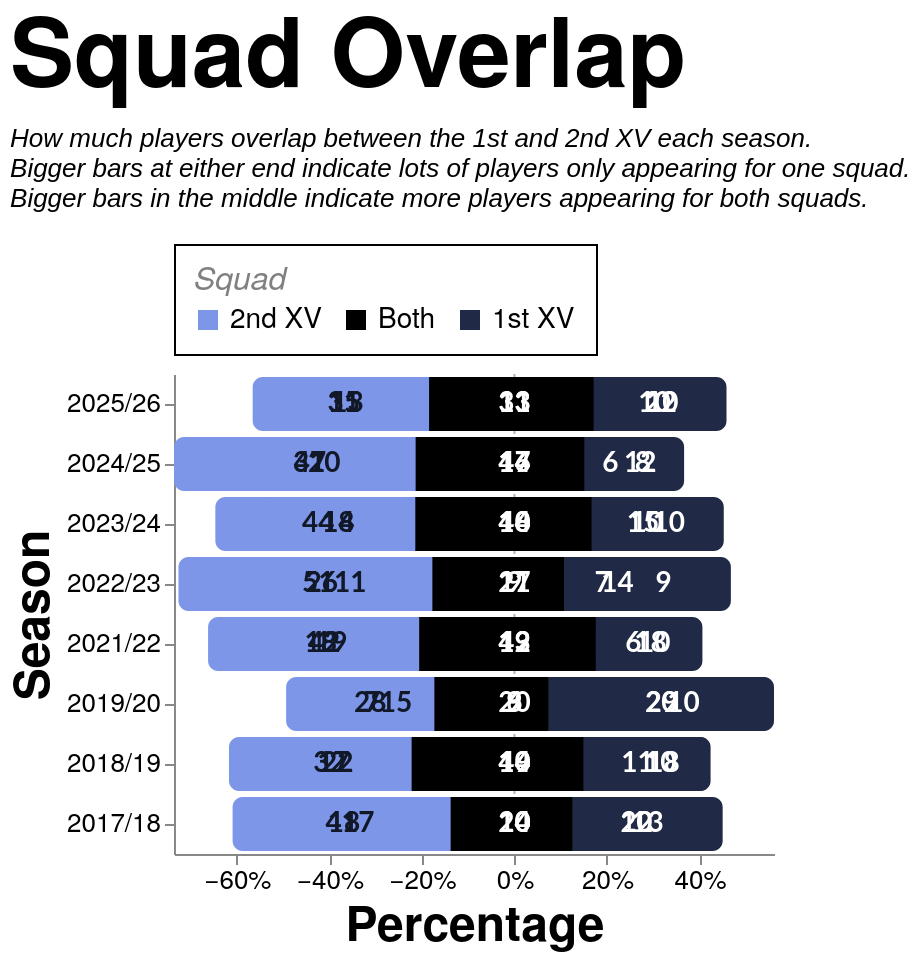

Source (Vega-Lite JSON):
### Vega-Lite specification from a JSON file in a GitHub repository (floating-point values rounded to 4 significant figures)
{"config": {"axis": {"labelFont": "PT Sans Narrow, Helvetica Neue, Helvetica, Arial, sans-serif", "titleFont": "PT Sans Narrow, Helvetica Neue, Helvetica, Arial, sans-serif", "labelFontSize": 13, "titleFontSize": 24, "gridColor": "#202947", "gridOpacity": 0.2, "zindex": 1}, "text": {"font": "Lato, sans-serif"}, "bar": {"cornerRadiusEnd": 5}, "header": {"labelFont": "PT Sans Narrow, Helvetica Neue, Helvetica, Arial, sans-serif", "titleFont": "PT Sans Narrow, Helvetica Neue, Helvetica, Arial, sans-serif", "labelFontSize": 24, "titleFontSize": 28, "labelFontWeight": "bold", "orient": "left"}, "legend": {"labelFont": "PT Sans Narrow, Helvetica Neue, Helvetica, Arial, sans-serif", "titleFont": "PT Sans Narrow, Helvetica Neue, Helvetica, Arial, sans-serif", "labelFontSize": 14, "titleFontSize": 16, "titlePadding": 5, "fillColor": "white", "strokeColor": "black", "padding": 10, "titleFontWeight": "lighter", "titleFontStyle": "italic", "titleColor": "gray", "offset": 10}, "title": {"font": "PT Sans Narrow, Helvetica Neue, Helvetica, Arial, sans-serif", "fontSize": 48, "fontWeight": "bold", "anchor": "start", "align": "center", "titlePadding": 20, "subtitlePadding": 10, "subtitleFontSize": 13, "subtitleColor": "", "subtitleFontStyle": "italic", "offset": 15, "color": "black"}, "axisX": {"labelAngle": 0}, "facet": {"title": null, "header": null, "align": {"row": "each", "column": "each"}, "spacing": 10}, "resolve": {"scale": {"y": "independent", "facet": "independent"}}, "background": "transparent", "scale": {"offsetBandPaddingOuter": 0.2, "offsetBandPaddingInner": 0.1}, "view": {"stroke": null, "background": "transparent"}}, "layer": [{"data": {"name": "data-d285a7403ed98ae579761d64a864032b"}, "mark": {"type": "rule", "color": "#000000", "opacity": 0.3, "size": 1, "strokeDash": [2, 2]}, "encoding": {"x": {"field": "x", "type": "quantitative"}}}, {"layer": [{"mark": {"type": "bar", "cornerRadiusBottomLeft": 5, "cornerRadiusBottomRight": 0, "cornerRadiusTopLeft": 5, "cornerRadiusTopRight": 0}, "encoding": {"color": {"field": "category", "legend": {"orient": "top", "title": "Squad", "values": ["2nd XV", "Both", "1st XV"]}, "scale": {"domain": ["1st XV", "Both", "2nd XV"], "range": ["#202946", "#000000", "#7d96e8"]}, "type": "nominal"}, "order": {"field": "render_priority", "sort": "ascending", "type": "quantitative"}, "tooltip": [{"field": "season", "title": "Season", "type": "ordinal"}, {"field": "unit", "title": "Unit", "type": "nominal"}, {"field": "category", "title": "Pattern", "type": "nominal"}, {"field": "category_group", "title": "Appearance", "type": "nominal"}, {"field": "players", "title": "Players", "type": "quantitative"}, {"field": "percentage", "format": ".1%", "title": "Percentage", "type": "quantitative"}], "x": {"axis": {"format": "%", "grid": false}, "field": "percentage_start", "scale": {"nice": false}, "title": "Percentage", "type": "quantitative"}, "x2": {"field": "percentage_end"}, "y": {"field": "season", "sort": "descending", "title": "Season", "type": "ordinal"}}, "transform": [{"filter": "datum.category === '2nd XV'"}]}, {"mark": {"type": "bar", "cornerRadiusBottomLeft": 0, "cornerRadiusBottomRight": 0, "cornerRadiusTopLeft": 0, "cornerRadiusTopRight": 0}, "encoding": {"color": {"field": "category", "legend": {"orient": "top", "title": "Squad", "values": ["2nd XV", "Both", "1st XV"]}, "scale": {"domain": ["1st XV", "Both", "2nd XV"], "range": ["#202946", "#000000", "#7d96e8"]}, "type": "nominal"}, "order": {"field": "render_priority", "sort": "ascending", "type": "quantitative"}, "tooltip": [{"field": "season", "title": "Season", "type": "ordinal"}, {"field": "unit", "title": "Unit", "type": "nominal"}, {"field": "category", "title": "Pattern", "type": "nominal"}, {"field": "category_group", "title": "Appearance", "type": "nominal"}, {"field": "players", "title": "Players", "type": "quantitative"}, {"field": "percentage", "format": ".1%", "title": "Percentage", "type": "quantitative"}], "x": {"axis": {"format": "%", "grid": false}, "field": "percentage_start", "scale": {"nice": false}, "title": "Percentage", "type": "quantitative"}, "x2": {"field": "percentage_end"}, "y": {"field": "season", "sort": "descending", "title": "Season", "type": "ordinal"}}, "transform": [{"filter": "datum.category === 'Both'"}]}, {"mark": {"type": "bar", "cornerRadiusBottomLeft": 0, "cornerRadiusBottomRight": 5, "cornerRadiusTopLeft": 0, "cornerRadiusTopRight": 5}, "encoding": {"color": {"field": "category", "legend": {"orient": "top", "title": "Squad", "values": ["2nd XV", "Both", "1st XV"]}, "scale": {"domain": ["1st XV", "Both", "2nd XV"], "range": ["#202946", "#000000", "#7d96e8"]}, "type": "nominal"}, "order": {"field": "render_priority", "sort": "ascending", "type": "quantitative"}, "tooltip": [{"field": "season", "title": "Season", "type": "ordinal"}, {"field": "unit", "title": "Unit", "type": "nominal"}, {"field": "category", "title": "Pattern", "type": "nominal"}, {"field": "category_group", "title": "Appearance", "type": "nominal"}, {"field": "players", "title": "Players", "type": "quantitative"}, {"field": "percentage", "format": ".1%", "title": "Percentage", "type": "quantitative"}], "x": {"axis": {"format": "%", "grid": false}, "field": "percentage_start", "scale": {"nice": false}, "title": "Percentage", "type": "quantitative"}, "x2": {"field": "percentage_end"}, "y": {"field": "season", "sort": "descending", "title": "Season", "type": "ordinal"}}, "transform": [{"filter": "datum.category === '1st XV'"}]}], "data": {"name": "data-86a4bc82cef5b394445a147d99f92586"}}, {"data": {"name": "data-86a4bc82cef5b394445a147d99f92586"}, "mark": {"type": "text", "align": "center", "baseline": "middle", "fontSize": 14, "fontWeight": "bold"}, "encoding": {"color": {"field": "label_color", "legend": null, "scale": null, "type": "nominal"}, "text": {"field": "players", "format": ".0f", "type": "quantitative"}, "x": {"field": "label_position", "type": "quantitative"}, "y": {"field": "season", "sort": "descending", "title": "Season", "type": "ordinal"}}, "transform": [{"filter": "datum.percentage >= 0.035"}]}], "height": {"step": 30}, "resolve": {"scale": {"x": "shared"}}, "title": {"text": "Squad Overlap", "subtitle": ["How much players overlap between the 1st and 2nd XV each season.", "Bigger bars at either end indicate lots of players only appearing for one squad.", "Bigger bars in the middle indicate more players appearing for both squads."]}, "width": 300, "$schema": "https://vega.github.io/schema/vega-lite/v5.20.1.json", "datasets": {"data-d285a7403ed98ae579761d64a864032b": [{"x": 0}], "data-86a4bc82cef5b394445a147d99f92586": [{"type_code": -1, "season": "2017/18", "unit": "Total", "category": "2nd XV", "players": 41, "category_group": "One squad", "render_priority": 0, "percentage": 0.4713, "percentage_end": -0.1379, "percentage_start": -0.6092, "label_position": -0.3736, "label_color": "#111827", "unit_order": 0}, {"type_code": 0, "season": "2017/18", "unit": "Total", "category": "Both", "players": 24, "category_group": "Both squads", "render_priority": 1, "percentage": 0.2759, "percentage_end": 0.1379, "percentage_start": -0.1379, "label_position": -5.551e-17, "label_color": "white", "unit_order": 0}, {"type_code": 1, "season": "2017/18", "unit": "Total", "category": "1st XV", "players": 22, "category_group": "One squad", "render_priority": 0, "percentage": 0.2529, "percentage_end": 0.3908, "percentage_start": 0.1379, "label_position": 0.2644, "label_color": "white", "unit_order": 0}, {"type_code": -1, "season": "2017/18", "unit": "Forwards", "category": "2nd XV", "players": 18, "category_group": "One squad", "render_priority": 0, "percentage": 0.4737, "percentage_end": -0.1316, "percentage_start": -0.6053, "label_position": -0.3684, "label_color": "#111827", "unit_order": 1}, {"type_code": 0, "season": "2017/18", "unit": "Forwards", "category": "Both", "players": 10, "category_group": "Both squads", "render_priority": 1, "percentage": 0.2632, "percentage_end": 0.1316, "percentage_start": -0.1316, "label_position": -2.776e-17, "label_color": "white", "unit_order": 1}, {"type_code": 1, "season": "2017/18", "unit": "Forwards", "category": "1st XV", "players": 10, "category_group": "One squad", "render_priority": 0, "percentage": 0.2632, "percentage_end": 0.3947, "percentage_start": 0.1316, "label_position": 0.2632, "label_color": "white", "unit_order": 1}, {"type_code": -1, "season": "2017/18", "unit": "Backs", "category": "2nd XV", "players": 17, "category_group": "One squad", "render_priority": 0, "percentage": 0.425, "percentage_end": -0.125, "percentage_start": -0.55, "label_position": -0.3375, "label_color": "#111827", "unit_order": 2}, {"type_code": 0, "season": "2017/18", "unit": "Backs", "category": "Both", "players": 10, "category_group": "Both squads", "render_priority": 1, "percentage": 0.25, "percentage_end": 0.125, "percentage_start": -0.125, "label_position": 0.0, "label_color": "white", "unit_order": 2}, {"type_code": 1, "season": "2017/18", "unit": "Backs", "category": "1st XV", "players": 13, "category_group": "One squad", "render_priority": 0, "percentage": 0.325, "percentage_end": 0.45, "percentage_start": 0.125, "label_position": 0.2875, "label_color": "white", "unit_order": 2}, {"type_code": -1, "season": "2018/19", "unit": "Total", "category": "2nd XV", "players": 32, "category_group": "One squad", "render_priority": 0, "percentage": 0.3556, "percentage_end": -0.2222, "percentage_start": -0.5778, "label_position": -0.4, "label_color": "#111827", "unit_order": 0}, {"type_code": 0, "season": "2018/19", "unit": "Total", "category": "Both", "players": 40, "category_group": "Both squads", "render_priority": 1, "percentage": 0.4444, "percentage_end": 0.2222, "percentage_start": -0.2222, "label_position": 1.11e-16, "label_color": "white", "unit_order": 0}, {"type_code": 1, "season": "2018/19", "unit": "Total", "category": "1st XV", "players": 18, "category_group": "One squad", "render_priority": 0, "percentage": 0.2, "percentage_end": 0.4222, "percentage_start": 0.2222, "label_position": 0.3222, "label_color": "white", "unit_order": 0}, {"type_code": -1, "season": "2018/19", "unit": "Forwards", "category": "2nd XV", "players": 22, "category_group": "One squad", "render_priority": 0, "percentage": 0.4681, "percentage_end": -0.1489, "percentage_start": -0.617, "label_position": -0.383, "label_color": "#111827", "unit_order": 1}, {"type_code": 0, "season": "2018/19", "unit": "Forwards", "category": "Both", "players": 14, "category_group": "Both squads", "render_priority": 1, "percentage": 0.2979, "percentage_end": 0.1489, "percentage_start": -0.1489, "label_position": 0.0, "label_color": "white", "unit_order": 1}, {"type_code": 1, "season": "2018/19", "unit": "Forwards", "category": "1st XV", "players": 11, "category_group": "One squad", "render_priority": 0, "percentage": 0.234, "percentage_end": 0.383, "percentage_start": 0.1489, "label_position": 0.266, "label_color": "white", "unit_order": 1}, {"type_code": -1, "season": "2018/19", "unit": "Backs", "category": "2nd XV", "players": 17, "category_group": "One squad", "render_priority": 0, "percentage": 0.3696, "percentage_end": -0.2065, "percentage_start": -0.5761, "label_position": -0.3913, "label_color": "#111827", "unit_order": 2}, {"type_code": 0, "season": "2018/19", "unit": "Backs", "category": "Both", "players": 19, "category_group": "Both squads", "render_priority": 1, "percentage": 0.413, "percentage_end": 0.2065, "percentage_start": -0.2065, "label_position": -8.327e-17, "label_color": "white", "unit_order": 2}, {"type_code": 1, "season": "2018/19", "unit": "Backs", "category": "1st XV", "players": 10, "category_group": "One squad", "render_priority": 0, "percentage": 0.2174, "percentage_end": 0.4239, "percentage_start": 0.2065, "label_position": 0.3152, "label_color": "white", "unit_order": 2}, {"type_code": -1, "season": "2019/20", "unit": "Total", "category": "2nd XV", "players": 28, "category_group": "One squad", "render_priority": 0, "percentage": 0.3636, "percentage_end": -0.1299, "percentage_start": -0.4935, "label_position": -0.3117, "label_color": "#111827", "unit_order": 0}, {"type_code": 0, "season": "2019/20", "unit": "Total", "category": "Both", "players": 20, "category_group": "Both squads", "render_priority": 1, "percentage": 0.2597, "percentage_end": 0.1299, "percentage_start": -0.1299, "label_position": 0.0, "label_color": "white", "unit_order": 0}, {"type_code": 1, "season": "2019/20", "unit": "Total", "category": "1st XV", "players": 29, "category_group": "One squad", "render_priority": 0, "percentage": 0.3766, "percentage_end": 0.5065, "percentage_start": 0.1299, "label_position": 0.3182, "label_color": "white", "unit_order": 0}, {"type_code": -1, "season": "2019/20", "unit": "Forwards", "category": "2nd XV", "players": 15, "category_group": "One squad", "render_priority": 0, "percentage": 0.3659, "percentage_end": -0.07317, "percentage_start": -0.439, "label_position": -0.2561, "label_color": "#111827", "unit_order": 1}, {"type_code": 0, "season": "2019/20", "unit": "Forwards", "category": "Both", "players": 6, "category_group": "Both squads", "render_priority": 1, "percentage": 0.1463, "percentage_end": 0.07317, "percentage_start": -0.07317, "label_position": 1.388e-17, "label_color": "white", "unit_order": 1}, {"type_code": 1, "season": "2019/20", "unit": "Forwards", "category": "1st XV", "players": 20, "category_group": "One squad", "render_priority": 0, "percentage": 0.4878, "percentage_end": 0.561, "percentage_start": 0.07317, "label_position": 0.3171, "label_color": "white", "unit_order": 1}, {"type_code": -1, "season": "2019/20", "unit": "Backs", "category": "2nd XV", "players": 7, "category_group": "One squad", "render_priority": 0, "percentage": 0.2692, "percentage_end": -0.1731, "percentage_start": -0.4423, "label_position": -0.3077, "label_color": "#111827", "unit_order": 2}, {"type_code": 0, "season": "2019/20", "unit": "Backs", "category": "Both", "players": 9, "category_group": "Both squads", "render_priority": 1, "percentage": 0.3462, "percentage_end": 0.1731, "percentage_start": -0.1731, "label_position": 5.551e-17, "label_color": "white", "unit_order": 2}, {"type_code": 1, "season": "2019/20", "unit": "Backs", "category": "1st XV", "players": 10, "category_group": "One squad", "render_priority": 0, "percentage": 0.3846, "percentage_end": 0.5577, "percentage_start": 0.1731, "label_position": 0.3654, "label_color": "white", "unit_order": 2}, {"type_code": -1, "season": "2021/22", "unit": "Total", "category": "2nd XV", "players": 42, "category_group": "One squad", "render_priority": 0, "percentage": 0.4118, "percentage_end": -0.2059, "percentage_start": -0.6176, "label_position": -0.4118, "label_color": "#111827", "unit_order": 0}, {"type_code": 0, "season": "2021/22", "unit": "Total", "category": "Both", "players": 42, "category_group": "Both squads", "render_priority": 1, "percentage": 0.4118, "percentage_end": 0.2059, "percentage_start": -0.2059, "label_position": -5.551e-17, "label_color": "white", "unit_order": 0}, {"type_code": 1, "season": "2021/22", "unit": "Total", "category": "1st XV", "players": 18, "category_group": "One squad", "render_priority": 0, "percentage": 0.1765, "percentage_end": 0.3824, "percentage_start": 0.2059, "label_position": 0.2941, "label_color": "white", "unit_order": 0}, {"type_code": -1, "season": "2021/22", "unit": "Forwards", "category": "2nd XV", "players": 19, "category_group": "One squad", "render_priority": 0, "percentage": 0.3958, "percentage_end": -0.1979, "percentage_start": -0.5938, "label_position": -0.3958, "label_color": "#111827", "unit_order": 1}, {"type_code": 0, "season": "2021/22", "unit": "Forwards", "category": "Both", "players": 19, "category_group": "Both squads", "render_priority": 1, "percentage": 0.3958, "percentage_end": 0.1979, "percentage_start": -0.1979, "label_position": -2.776e-17, "label_color": "white", "unit_order": 1}, {"type_code": 1, "season": "2021/22", "unit": "Forwards", "category": "1st XV", "players": 10, "category_group": "One squad", "render_priority": 0, "percentage": 0.2083, "percentage_end": 0.4062, "percentage_start": 0.1979, "label_position": 0.3021, "label_color": "white", "unit_order": 1}, {"type_code": -1, "season": "2021/22", "unit": "Backs", "category": "2nd XV", "players": 18, "category_group": "One squad", "render_priority": 0, "percentage": 0.4865, "percentage_end": -0.1757, "percentage_start": -0.6622, "label_position": -0.4189, "label_color": "#111827", "unit_order": 2}, {"type_code": 0, "season": "2021/22", "unit": "Backs", "category": "Both", "players": 13, "category_group": "Both squads", "render_priority": 1, "percentage": 0.3514, "percentage_end": 0.1757, "percentage_start": -0.1757, "label_position": 8.327e-17, "label_color": "white", "unit_order": 2}, {"type_code": 1, "season": "2021/22", "unit": "Backs", "category": "1st XV", "players": 6, "category_group": "One squad", "render_priority": 0, "percentage": 0.1622, "percentage_end": 0.3378, "percentage_start": 0.1757, "label_position": 0.2568, "label_color": "white", "unit_order": 2}, {"type_code": -1, "season": "2022/23", "unit": "Total", "category": "2nd XV", "players": 51, "category_group": "One squad", "render_priority": 0, "percentage": 0.5543, "percentage_end": -0.1467, "percentage_start": -0.7011, "label_position": -0.4239, "label_color": "#111827", "unit_order": 0}, {"type_code": 0, "season": "2022/23", "unit": "Total", "category": "Both", "players": 27, "category_group": "Both squads", "render_priority": 1, "percentage": 0.2935, "percentage_end": 0.1467, "percentage_start": -0.1467, "label_position": -2.776e-17, "label_color": "white", "unit_order": 0}, {"type_code": 1, "season": "2022/23", "unit": "Total", "category": "1st XV", "players": 14, "category_group": "One squad", "render_priority": 0, "percentage": 0.1522, "percentage_end": 0.2989, "percentage_start": 0.1467, "label_position": 0.2228, "label_color": "white", "unit_order": 0}, {"type_code": -1, "season": "2022/23", "unit": "Forwards", "category": "2nd XV", "players": 26, "category_group": "One squad", "render_priority": 0, "percentage": 0.619, "percentage_end": -0.1071, "percentage_start": -0.7262, "label_position": -0.4167, "label_color": "#111827", "unit_order": 1}, {"type_code": 0, "season": "2022/23", "unit": "Forwards", "category": "Both", "players": 9, "category_group": "Both squads", "render_priority": 1, "percentage": 0.2143, "percentage_end": 0.1071, "percentage_start": -0.1071, "label_position": 6.939e-17, "label_color": "white", "unit_order": 1}, {"type_code": 1, "season": "2022/23", "unit": "Forwards", "category": "1st XV", "players": 7, "category_group": "One squad", "render_priority": 0, "percentage": 0.1667, "percentage_end": 0.2738, "percentage_start": 0.1071, "label_position": 0.1905, "label_color": "white", "unit_order": 1}, {"type_code": -1, "season": "2022/23", "unit": "Backs", "category": "2nd XV", "players": 11, "category_group": "One squad", "render_priority": 0, "percentage": 0.3548, "percentage_end": -0.1774, "percentage_start": -0.5323, "label_position": -0.3548, "label_color": "#111827", "unit_order": 2}, {"type_code": 0, "season": "2022/23", "unit": "Backs", "category": "Both", "players": 11, "category_group": "Both squads", "render_priority": 1, "percentage": 0.3548, "percentage_end": 0.1774, "percentage_start": -0.1774, "label_position": 5.551e-17, "label_color": "white", "unit_order": 2}, {"type_code": 1, "season": "2022/23", "unit": "Backs", "category": "1st XV", "players": 9, "category_group": "One squad", "render_priority": 0, "percentage": 0.2903, "percentage_end": 0.4677, "percentage_start": 0.1774, "label_position": 0.3226, "label_color": "white", "unit_order": 2}, {"type_code": -1, "season": "2023/24", "unit": "Total", "category": "2nd XV", "players": 44, "category_group": "One squad", "render_priority": 0, "percentage": 0.4444, "percentage_end": -0.202, "percentage_start": -0.6465, "label_position": -0.4242, "label_color": "#111827", "unit_order": 0}, {"type_code": 0, "season": "2023/24", "unit": "Total", "category": "Both", "players": 40, "category_group": "Both squads", "render_priority": 1, "percentage": 0.404, "percentage_end": 0.202, "percentage_start": -0.202, "label_position": -2.776e-17, "label_color": "white", "unit_order": 0}, {"type_code": 1, "season": "2023/24", "unit": "Total", "category": "1st XV", "players": 15, "category_group": "One squad", "render_priority": 0, "percentage": 0.1515, "percentage_end": 0.3535, "percentage_start": 0.202, "label_position": 0.2778, "label_color": "white", "unit_order": 0}, {"type_code": -1, "season": "2023/24", "unit": "Forwards", "category": "2nd XV", "players": 18, "category_group": "One squad", "render_priority": 0, "percentage": 0.4286, "percentage_end": -0.1667, "percentage_start": -0.5952, "label_position": -0.381, "label_color": "#111827", "unit_order": 1}, {"type_code": 0, "season": "2023/24", "unit": "Forwards", "category": "Both", "players": 14, "category_group": "Both squads", "render_priority": 1, "percentage": 0.3333, "percentage_end": 0.1667, "percentage_start": -0.1667, "label_position": -2.776e-17, "label_color": "white", "unit_order": 1}, {"type_code": 1, "season": "2023/24", "unit": "Forwards", "category": "1st XV", "players": 10, "category_group": "One squad", "render_priority": 0, "percentage": 0.2381, "percentage_end": 0.4048, "percentage_start": 0.1667, "label_position": 0.2857, "label_color": "white", "unit_order": 1}, {"type_code": -1, "season": "2023/24", "unit": "Backs", "category": "2nd XV", "players": 14, "category_group": "One squad", "render_priority": 0, "percentage": 0.3333, "percentage_end": -0.2143, "percentage_start": -0.5476, "label_position": -0.381, "label_color": "#111827", "unit_order": 2}, {"type_code": 0, "season": "2023/24", "unit": "Backs", "category": "Both", "players": 18, "category_group": "Both squads", "render_priority": 1, "percentage": 0.4286, "percentage_end": 0.2143, "percentage_start": -0.2143, "label_position": 2.776e-17, "label_color": "white", "unit_order": 2}, {"type_code": 1, "season": "2023/24", "unit": "Backs", "category": "1st XV", "players": 10, "category_group": "One squad", "render_priority": 0, "percentage": 0.2381, "percentage_end": 0.4524, "percentage_start": 0.2143, "label_position": 0.3333, "label_color": "white", "unit_order": 2}, {"type_code": -1, "season": "2024/25", "unit": "Total", "category": "2nd XV", "players": 47, "category_group": "One squad", "render_priority": 0, "percentage": 0.4563, "percentage_end": -0.2136, "percentage_start": -0.6699, "label_position": -0.4417, "label_color": "#111827", "unit_order": 0}, {"type_code": 0, "season": "2024/25", "unit": "Total", "category": "Both", "players": 44, "category_group": "Both squads", "render_priority": 1, "percentage": 0.4272, "percentage_end": 0.2136, "percentage_start": -0.2136, "label_position": 2.776e-17, "label_color": "white", "unit_order": 0}, {"type_code": 1, "season": "2024/25", "unit": "Total", "category": "1st XV", "players": 12, "category_group": "One squad", "render_priority": 0, "percentage": 0.1165, "percentage_end": 0.3301, "percentage_start": 0.2136, "label_position": 0.2718, "label_color": "white", "unit_order": 0}, {"type_code": -1, "season": "2024/25", "unit": "Forwards", "category": "2nd XV", "players": 20, "category_group": "One squad", "render_priority": 0, "percentage": 0.4444, "percentage_end": -0.1889, "percentage_start": -0.6333, "label_position": -0.4111, "label_color": "#111827", "unit_order": 1}, {"type_code": 0, "season": "2024/25", "unit": "Forwards", "category": "Both", "players": 17, "category_group": "Both squads", "render_priority": 1, "percentage": 0.3778, "percentage_end": 0.1889, "percentage_start": -0.1889, "label_position": 0.0, "label_color": "white", "unit_order": 1}, {"type_code": 1, "season": "2024/25", "unit": "Forwards", "category": "1st XV", "players": 8, "category_group": "One squad", "render_priority": 0, "percentage": 0.1778, "percentage_end": 0.3667, "percentage_start": 0.1889, "label_position": 0.2778, "label_color": "white", "unit_order": 1}, {"type_code": -1, "season": "2024/25", "unit": "Backs", "category": "2nd XV", "players": 31, "category_group": "One squad", "render_priority": 0, "percentage": 0.5849, "percentage_end": -0.1509, "percentage_start": -0.7358, "label_position": -0.4434, "label_color": "#111827", "unit_order": 2}, {"type_code": 0, "season": "2024/25", "unit": "Backs", "category": "Both", "players": 16, "category_group": "Both squads", "render_priority": 1, "percentage": 0.3019, "percentage_end": 0.1509, "percentage_start": -0.1509, "label_position": 8.327e-17, "label_color": "white", "unit_order": 2}, {"type_code": 1, "season": "2024/25", "unit": "Backs", "category": "1st XV", "players": 6, "category_group": "One squad", "render_priority": 0, "percentage": 0.1132, "percentage_end": 0.2642, "percentage_start": 0.1509, "label_position": 0.2075, "label_color": "white", "unit_order": 2}, {"type_code": -1, "season": "2025/26", "unit": "Total", "category": "2nd XV", "players": 31, "category_group": "One squad", "render_priority": 0, "percentage": 0.369, "percentage_end": -0.1845, "percentage_start": -0.5536, "label_position": -0.369, "label_color": "#111827", "unit_order": 0}, {"type_code": 0, "season": "2025/26", "unit": "Total", "category": "Both", "players": 31, "category_group": "Both squads", "render_priority": 1, "percentage": 0.369, "percentage_end": 0.1845, "percentage_start": -0.1845, "label_position": 0.0, "label_color": "white", "unit_order": 0}, {"type_code": 1, "season": "2025/26", "unit": "Total", "category": "1st XV", "players": 22, "category_group": "One squad", "render_priority": 0, "percentage": 0.2619, "percentage_end": 0.4464, "percentage_start": 0.1845, "label_position": 0.3155, "label_color": "white", "unit_order": 0}, {"type_code": -1, "season": "2025/26", "unit": "Forwards", "category": "2nd XV", "players": 13, "category_group": "One squad", "render_priority": 0, "percentage": 0.3611, "percentage_end": -0.1806, "percentage_start": -0.5417, "label_position": -0.3611, "label_color": "#111827", "unit_order": 1}, {"type_code": 0, "season": "2025/26", "unit": "Forwards", "category": "Both", "players": 13, "category_group": "Both squads", "render_priority": 1, "percentage": 0.3611, "percentage_end": 0.1806, "percentage_start": -0.1806, "label_position": 2.776e-17, "label_color": "white", "unit_order": 1}, {"type_code": 1, "season": "2025/26", "unit": "Forwards", "category": "1st XV", "players": 10, "category_group": "One squad", "render_priority": 0, "percentage": 0.2778, "percentage_end": 0.4583, "percentage_start": 0.1806, "label_position": 0.3194, "label_color": "white", "unit_order": 1}, {"type_code": -1, "season": "2025/26", "unit": "Backs", "category": "2nd XV", "players": 15, "category_group": "One squad", "render_priority": 0, "percentage": 0.3947, "percentage_end": -0.1711, "percentage_start": -0.5658, "label_position": -0.3684, "label_color": "#111827", "unit_order": 2}, {"type_code": 0, "season": "2025/26", "unit": "Backs", "category": "Both", "players": 13, "category_group": "Both squads", "render_priority": 1, "percentage": 0.3421, "percentage_end": 0.1711, "percentage_start": -0.1711, "label_position": 8.327e-17, "label_color": "white", "unit_order": 2}, {"type_code": 1, "season": "2025/26", "unit": "Backs", "category": "1st XV", "players": 10, "category_group": "One squad", "render_priority": 0, "percentage": 0.2632, "percentage_end": 0.4342, "percentage_start": 0.1711, "label_position": 0.3026, "label_color": "white", "unit_order": 2}]}}
